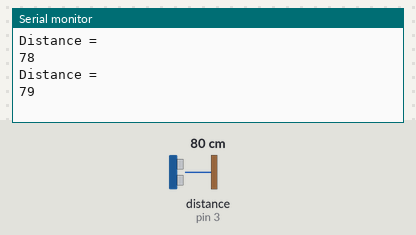
Recording of a sketch running on a simulated Arduino Uno, built with avr-gcc and run on an emulated ATmega328P. Shown: the last lines printed to the serial monitor. Wiring (inferred from the names in the program): ultrasonic range finder: trigger pin 2; echo pin 3. The inputs (shaded band) are chosen by the test bench; at power-on: distance to the obstacle (sensor on pin 3) 80 cm. The echo pulse lasts 58.3 µs per cm.

Above: at 1.6 s.
1.7 s: distance to the obstacle (sensor on pin 3) set to 2 cm
At 1.7 s:
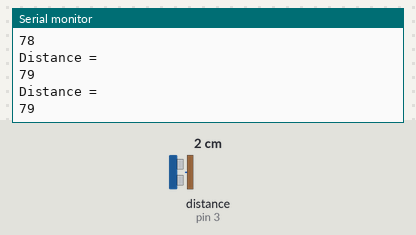
3.2 s: distance to the obstacle (sensor on pin 3) set to 4 cm
At 3.8 s:
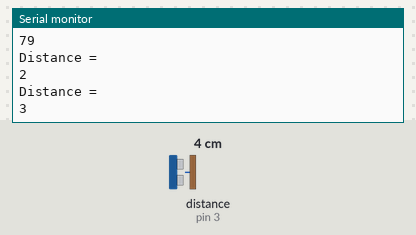
Timing chart, 0 to 6.2 s (numbered marks = the images above; inputs shaded):
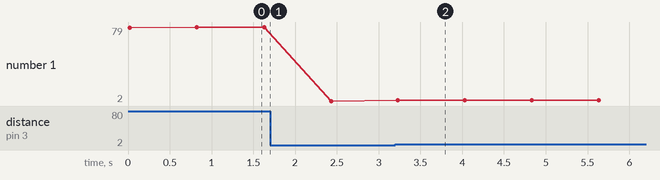

The sketch:

Main_Code.ino
```cpp
int trig = 2;      //Declare the value of trig(Sends ultrasonic sound waves) to pin no 8.
int echo = 3;      //Declare the value of echo(Give time that ultrasonic waves took to travel and go back to sensor) to pin no 9.
int time = 0;      //Declare the value of time be zero at first.
int distance = 0;  //Declare the value of distance be zero at first.

void setup()  //Setup Code
{
  Serial.begin(9600);     //establishes serial communication between your Arduino board and device.
  pinMode(trig, OUTPUT);  //Configures the trig pin to behave as an output.
  pinMode(echo, INPUT);   //Configures the echo pin to behave as an input.
}

void loop()  //Main Code
{
  digitalWrite(trig, HIGH);       //Sends High Signal to trig
  delayMicroseconds(10);          //Wait 10 milisecons after sending high signal to trig
  digitalWrite(trig, LOW);        //Sends Low Signal to trig
  time = pulseIn(echo, HIGH);     //Set the value of time to how many pulse signal is generated during high and low signal is sent.
  distance = (time * 0.034) / 2;  // Set distance to half number of product of time and speed of sound.

  Serial.println("Distance = ");
  Serial.println(distance);  //Print distance to the Screen
  delay(800);                //After finishing the task wait 800 milisecond and then again loop will run.
}
```

Measured:
- after the input at 3.2 s, the serial monitor: prints a new line at once (image 2)
- plotted number 1: 79 → 2 after the input at 1.7 s, 2 → 3 after the input at 3.2 s
